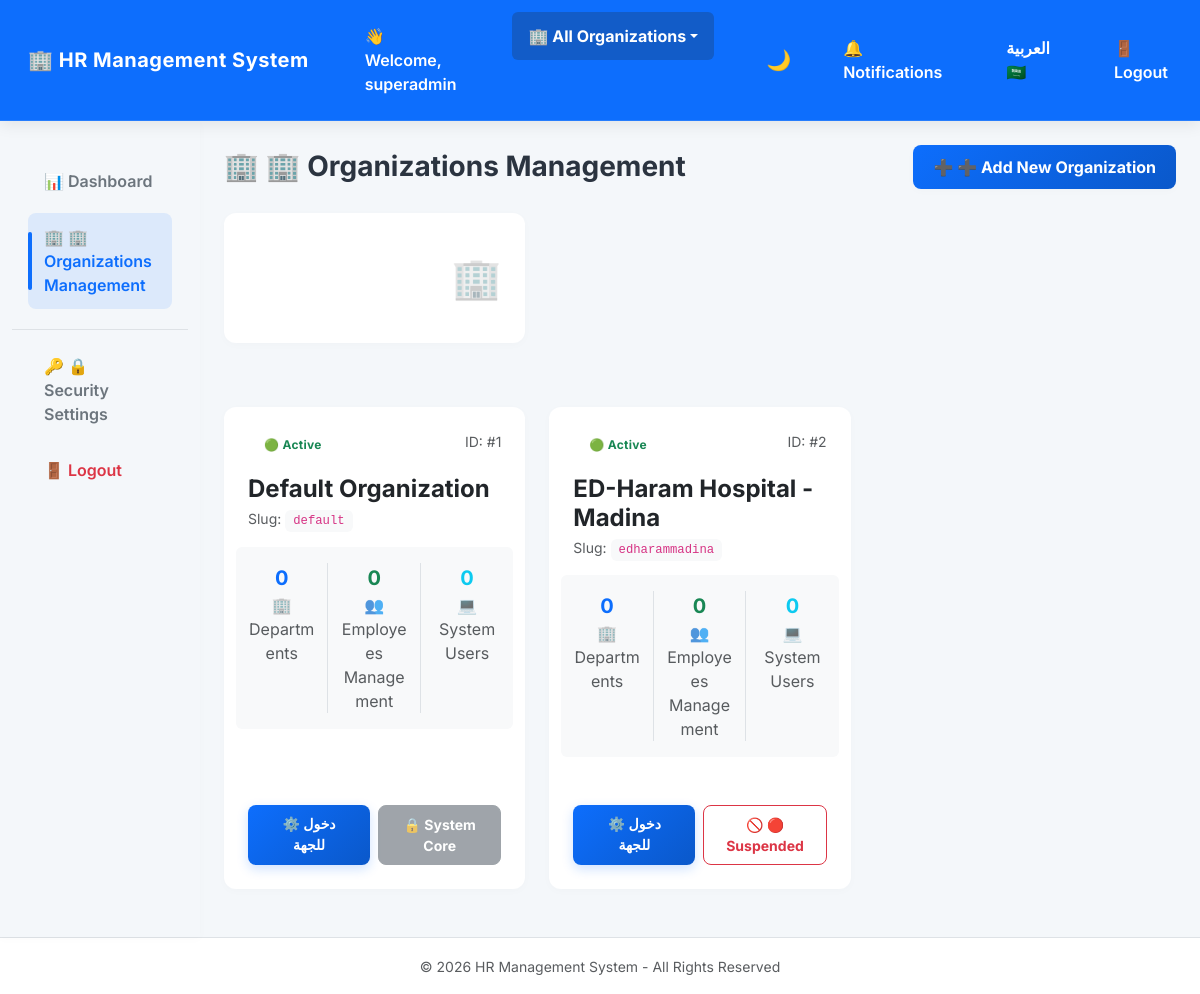
The app's page /admin/organizations.php?lang=en (signed in) with its own data.
### tables this page shows
CREATE TABLE `organizations` (
  `id` int(11) NOT NULL AUTO_INCREMENT,
  `name_ar` varchar(150) NOT NULL,
  `name_en` varchar(150) NOT NULL,
  `slug` varchar(50) NOT NULL,
  `status` enum('active','suspended') DEFAULT 'active',
  `created_at` timestamp NOT NULL DEFAULT current_timestamp(),
  PRIMARY KEY (`id`),
  UNIQUE KEY `name_ar` (`name_ar`),
  UNIQUE KEY `name_en` (`name_en`),
  UNIQUE KEY `slug` (`slug`)
);

### includes/languages.php (called while the page is built, shortened)
<?php
$translations['ar']['prevent_overlapping_leaves'] = 'منع تداخل الإجازات';
$translations['en']['prevent_overlapping_leaves'] = 'Prevent Overlapping Leaves';
$translations['ar']['allow_past_leaves'] = 'السماح بتقديم إجازة بأثر رجعي (تواريخ سابقة)';
$translations['en']['allow_past_leaves'] = 'Allow Retroactive Leaves (Past Dates)';
$translations['ar']['past_leaves_error'] = 'عذراً، غير مسموح بتقديم طلب إجازة في تاريخ قد مضى.';
$translations['en']['past_leaves_error'] = 'Sorry, requesting a leave in the past is not allowed.';
$translations['ar']['leave_controls'] = 'ضوابط وأنظمة الإجازات';
$translations['en']['leave_controls'] = 'Leave Policies & Controls';
$translations['ar']['overlapping_leaves_error'] = 'عذراً، يوجد لديك إجازة سابقة (معلقة أو مقبولة) تتداخل مع هذه التواريخ.';
$translations['en']['overlapping_leaves_error'] = 'Sorry, you have a previous leave (pending or approved) that overlaps with these dates.';
$translations['ar']['security_settings'] = '🔒 إعدادات الأمان';
$translations['en']['security_settings'] = '🔒 Security Settings';
$translations['ar']['2fa_title'] = 'التحقق الثنائي باستخدام تطبيق (2FA)';
$translations['en']['2fa_title'] = 'Two-Factor Authentication (2FA)';
$translations['ar']['2fa_active_title'] = 'ميزة التحقق الثنائي نشطة حالياً لحماية حسابك!';
$translations['en']['2fa_active_title'] = 'Two-Factor Authentication is currently active!';
$translations['ar']['2fa_active_desc'] = 'في كل مرة تقوم فيها بتسجيل الدخول، سيُطلب منك إدخال رمز التحقق المكون من 6 أرقام من تطبيق Authenticator الخاص بك.';
$translations['en']['2fa_active_desc'] = 'Each time you login, you will be required to enter the 6-digit verification code from your Authenticator app.';
$translations['ar']['2fa_disable_title'] = 'تعطيل التحقق الثنائي';
$translations['en']['2fa_disable_title'] = 'Disable Two-Factor Authentication';
$translations['ar']['2fa_disable_desc'] = 'لتعطيل هذه الميزة الأمنية، يرجى إدخال الرمز الحالي من تطبيق التحقق للـتأكيد:';
$translations['en']['2fa_disable_desc'] = 'To disable this security feature, please enter the current code from your Authenticator app to confirm:';
$translations['ar']['2fa_disable_btn'] = '🔴 تعطيل التحقق الثنائي';
$translations['en']['2fa_disable_btn'] = '🔴 Disable Two-Factor Authentication';
$translations['ar']['2fa_setup_title'] = 'إعداد التحقق الثنائي (2FA)';
$translations['en']['2fa_setup_title'] = 'Setup Two-Factor Authentication (2FA)';
$translations['ar']['2fa_setup_desc'] = 'التحقق الثنائي يضيف طبقة أمان إضافية لحسابك. تحتاج لتنزيل تطبيق مثل Google Authenticator أو Authy على هاتفك المحمول أولاً.';
$translations['en']['2fa_setup_desc'] = '2FA adds an extra layer of security. You need to download Google Authenticator or Authy on your mobile phone first.';
$translations['ar']['2fa_step_1'] = '1. امسح الرمز المربع (QR Code)';
$translations['en']['2fa_step_1'] = '1. Scan the QR Code';
$translations['ar']['2fa_step_1_desc'] = 'افتح تطبيق التحقق على هاتفك، واختر "إضافة حساب" ثم قم بمسح الرمز المربع أدناه كاملاً بالعدسة.';
$translations['en']['2fa_step_1_desc'] = 'Open the authenticator app, choose "Add account" and scan the QR code below.';
$translations['ar']['2fa_step_2'] = 'أو أدخل المفتاح السري يدوياً:';
$translations['en']['2fa_step_2'] = 'Or enter the secret key manually:';
$translations['ar']['copy'] = 'نسخ المفتاح';
$translations['en']['copy'] = 'Copy Key';
$translations['ar']['copied'] = 'تم النسخ';
$translations['en']['copied'] = 'Copied';
$translations['ar']['2fa_step_3'] = '2. أدخل رمز التحقق للتأكيد وتفعيل الخدمة';
$translations['en']['2fa_step_3'] = '2. Enter the verification code to activate';
$translations['ar']['2fa_code_label'] = 'رمز التحقق (6 أرقام)';
$translations['en']['2fa_code_label'] = 'Verification Code (6-digits)';
$translations['ar']['2fa_enable_btn'] = '🟢 تفعيل التحقق الثنائي';
$translations['en']['2fa_enable_btn'] = '🟢 Enable Two-Factor Authentication';
$translations['ar']['fill_fields_error'] = 'يرجى ملء جميع الحقول المطلوبة.';
$translations['en']['fill_fields_error'] = 'Please fill all required fields.';
$translations['ar']['2fa_enabled_success'] = '🎉 تم تفعيل ميزة التحقق الثنائي بنجاح وحماية حسابك!';
$translations['en']['2fa_enabled_success'] = '🎉 Two-factor authentication enabled successfully!';
$translations['ar']['2fa_disabled_success'] = '⚠️ تم تعطيل التحقق الثنائي بنجاح. حسابك الآن أقل أماناً.';
$translations['en']['2fa_disabled_success'] = '⚠️ Two-factor authentication disabled successfully.';
$translations['ar']['2fa_invalid_code'] = '❌ الرمز المدخل غير صحيح أو انتهت صلاحيته الزمنيّة، يرجى المحاولة مجدداً.';
$translations['en']['2fa_invalid_code'] = '❌ Invalid verification code, please try again.';
$translations['ar']['super_admin_dashboard'] = '👑 لوحة تحكم المدير العام';
$translations['en']['super_admin_dashboard'] = '👑 Super Admin Dashboard';
$translations['ar']['organizations_mgmt'] = '🏢 إدارة جهات العمل';
$translations['en']['organizations_mgmt'] = '🏢 Organizations Management';
$translations['ar']['add_organization'] = '➕ إضافة جهة عمل جديدة';
$translations['en']['add_organization'] = '➕ Add New Organization';
$translations['ar']['edit_organization'] = '✏️ تعديل جهة العمل';
$translations['en']['edit_organization'] = '✏️ Edit Organization';
$translations['ar']['org_name_ar'] = 'اسم جهة العمل (عربي)';
$translations['en']['org_name_ar'] = 'Organization Name (Arabic)';
$translations['ar']['org_name_en'] = 'اسم جهة العمل (EN)';
$translations['en']['org_name_en'] = 'Organization Name (English)';
$translations['ar']['org_slug'] = 'معرف جهة العمل الفريد (Slug)';
$translations['en']['org_slug'] = 'Organization Slug (Unique Key)';
$translations['ar']['org_manager_username'] = 'اسم مستخدم المدير المشرف';
$translations['en']['org_manager_username'] = 'Supervising Manager Username';
$translations['ar']['org_manager_email'] = 'البريد الإلكتروني للمدير';
$translations['en']['org_manager_email'] = 'Manager Email Address';
$translations['ar']['org_manager_password'] = 'كلمة مرور المدير الأولى';
$translations['en']['org_manager_password'] = 'Initial Manager Password';
$translations['ar']['active'] = '🟢 نشط';
$translations['en']['active'] = '🟢 Active';
$translations['ar']['suspended'] = '🔴 معطل';
$translations['en']['suspended'] = '🔴 Suspended';
$translations['ar']['all_organizations'] = 'جميع جهات العمل';
$translations['en']['all_organizations'] = 'All Organizations';
$translations['ar']['org_count'] = 'عدد جهات العمل';
$translations['en']['org_count'] = 'Organizations Count';
$translations['ar']['organization'] = 'جهة العمل';
$translations['en']['organization'] = 'Organization';
$translations['ar']['switch_org'] = '🔁 تغيير جهة العمل النشطة';
$translations['en']['switch_org'] = '🔁 Switch Active Organization';
$translations['ar']['success_org_created'] = '✅ تم إنشاء جهة العمل وحساب المدير بنجاح!';
$translations['en']['success_org_created'] = '✅ Organization and manager account created successfully!';
$translations['ar']['weekend_settings'] = 'إعدادات عطلات نهاية الأسبوع';
$translations['en']['weekend_settings'] = 'Weekend Settings';
$translations['ar']['weekend_days'] = 'أيام نهاية الأسبوع';
$translations['en']['weekend_days'] = 'Weekend Days';
$translations['ar']['holidays'] = '🏖️ العطلات الرسمية';
$translations['en']['holidays'] = '🏖️ Official Holidays';
$translations['ar']['add_holiday'] = 'إضافة عطلة رسمية';
$translations['en']['add_holiday'] = 'Add Official Holiday';
$translations['ar']['holiday_name'] = 'اسم العطلة';
$translations['en']['holiday_name'] = 'Holiday Name';
$translations['ar']['leave_reports'] = '📊 تقارير وتحليلات الإجازات';
$translations['en']['leave_reports'] = '📊 Leave Reports & Analytics';
return $translations;
?>

### includes/config.php (called while the page is built, shortened)
<?php
require_once 'languages.php';
function h($string) {
    return htmlspecialchars($string, ENT_QUOTES, 'UTF-8');
}
?>

### admin/organizations.php (the view, shortened to what this page needs)
<?php
require_once '../includes/config.php';
$lang = $_SESSION['lang'] ?? 'ar';
$orgs = [];
try {
    $query = "
        SELECT o.*,
            (SELECT COUNT(*) FROM departments WHERE organization_id = o.id) AS dept_count,
            (SELECT COUNT(*) FROM employees WHERE organization_id = o.id) AS emp_count,
            (SELECT COUNT(*) FROM users WHERE organization_id = o.id) AS user_count
        FROM organizations o
        ORDER BY o.id ASC
    ";
    $orgs = $pdo->query($query)->fetchAll();
} catch (Exception $e) {
    $error = __('db_error') . ': ' . $e->getMessage();
}
include '../includes/header.php';
?>
<div class="d-flex justify-content-between align-items-center mb-4">
    <h2 class="h3 mb-0 text-gray-800 fw-bold">🏢 <?php echo __('organizations_mgmt'); ?></h2>
    <button class="btn btn-primary fw-bold shadow-sm" data-bs-toggle="modal" data-bs-target="#addOrgModal">
        ➕ <?php echo __('add_organization'); ?>
    </button>
</div>
<div class="row mb-4">
    <div class="col-md-4 mb-3">
        <div class="card border-0 shadow-sm bg-gradient-primary text-white">
            <div class="card-body p-4">
                <div class="d-flex justify-content-between align-items-center">
                    <div>
                        <h6 class="text-uppercase small mb-2 opacity-75 fw-bold"><?php echo __('org_count'); ?></h6>
                        <h2 class="display-5 fw-bold mb-0"><?php echo count($orgs); ?></h2>
                    </div>
                    <div class="fs-1 opacity-50">🏢</div>
                </div>
            </div>
        </div>
    </div>
</div>
<div class="row">
    <?php if (empty($orgs)): ?>
        <div class="col-12">
            <div class="card border-0 shadow-sm text-center p-5">
                <p class="text-muted fs-5 mb-0"><?php echo __('no_data'); ?></p>
            </div>
        </div>
    <?php else: ?>
        <?php foreach ($orgs as $org): ?>
            <div class="col-md-6 col-lg-4 mb-4">
                <div class="card border-0 shadow-sm h-100 transition-hover">
                    <div class="card-body p-4 d-flex flex-column justify-content-between">
                        <div>
                            <div class="d-flex justify-content-between align-items-start mb-3">
                                <span class="badge py-2 px-3 fw-bold <?php echo $org['status'] === 'active' ? 'bg-success-soft text-success' : 'bg-danger-soft text-danger'; ?>">
                                    <?php echo $org['status'] === 'active' ? __('active') : __('suspended'); ?>
                                </span>
                                <span class="text-muted small">ID: #<?php echo $org['id']; ?></span>
                            </div>
                            <h4 class="fw-bold mb-1"><?php echo $lang === 'en' ? h($org['name_en']) : h($org['name_ar']); ?></h4>
                            <p class="text-muted small mb-3">Slug: <code class="bg-light px-2 py-1 rounded small"><?php echo h($org['slug']); ?></code></p>
                            <div class="row text-center bg-light rounded py-3 mb-4">
                                <div class="col-4 border-end">
                                    <div class="fw-bold fs-5 text-primary"><?php echo $org['dept_count']; ?></div>
                                    <div class="x-small text-muted"><?php echo __('departments'); ?></div>
                                </div>
                                <div class="col-4 border-end">
                                    <div class="fw-bold fs-5 text-success"><?php echo $org['emp_count']; ?></div>
                                    <div class="x-small text-muted"><?php echo __('employees'); ?></div>
                                </div>
                                <div class="col-4">
                                    <div class="fw-bold fs-5 text-info"><?php echo $org['user_count']; ?></div>
                                    <div class="x-small text-muted"><?php echo __('system_users'); ?></div>
                                </div>
                            </div>
                        </div>
                        <div class="d-flex gap-2">
                            <a href="../index.php?switch_org=<?php echo $org['id']; ?>" class="btn btn-primary btn-sm w-100 fw-bold py-2">
                                ⚙️ دخول للجهة
                            </a>
                            <?php if ($org['id'] > 1): ?>
                                <?php if ($org['status'] === 'active'): ?>
                                    <a href="organizations.php?toggle_status=suspended&org_id=<?php echo $org['id']; ?>"
                                       class="btn btn-outline-danger btn-sm w-100 fw-bold py-2"
                                       onclick="return confirm('<?php echo __('confirm_delete'); ?>')">
                                        🚫 <?php echo __('suspended'); ?>
                                    </a>
                                <?php endif; ?>
                            <?php else: ?>
                                <button class="btn btn-secondary btn-sm w-100 fw-bold py-2 disabled" disabled>
                                    🔒 System Core
                                </button>
                            <?php endif; ?>
                        </div>
                    </div>
                </div>
            </div>
        <?php endforeach; ?>
    <?php endif; ?>
</div>
<?php include '../includes/footer.php'; ?>

### assets/css/style.css (style rules this page uses)
:root { --bg-color: #f4f7fa; --card-bg: #ffffff; --text-main: #2b3440; --text-muted: #6c757d; --border-radius: 12px; --card-shadow: 0 4px 20px rgba(0, 0, 0, 0.03); --hover-shadow: 0 10px 30px rgba(0, 0, 0, 0.06); --transition: all 0.3s cubic-bezier(0.25, 0.8, 0.25, 1); }
body { background-color: var(--bg-color); color: var(--text-main); -webkit-font-smoothing: antialiased; }
.card { background: var(--card-bg); border-radius: var(--border-radius); border: none; box-shadow: var(--card-shadow); transition: var(--transition); margin-bottom: 1.5rem; }
.card-body { padding: 24px; }
.btn { border-radius: 8px; font-weight: 600; padding: 10px 20px; transition: var(--transition); }
.btn-primary { background: linear-gradient(135deg, var(--primary-color), #0a58ca) !important; border: none !important; box-shadow: 0 4px 12px rgba(13, 110, 253, 0.2); color: #fff !important; }
.badge { padding: 8px 12px; border-radius: 6px; font-weight: 600; letter-spacing: 0.3px; }
.shadow-sm { box-shadow: 0 2px 10px rgba(0,0,0,0.02) !important; }

### records on screen
organizations: status "🟢 Active", id "1", name_en "Default Organization", slug "default", dept_count "0", emp_count "0", user_count "0", shows "🔒 System Core"
organizations: status "🟢 Active", id "2", name_en "ED-Haram Hospital - Madina", slug "edharammadina", dept_count "0", emp_count "0", user_count "0"

### other values on screen
__('site_name') "🏢 HR Management System"
__('welcome') "👋 Welcome"
$_SESSION['full_name'] "superadmin"
__('all_organizations') "All Organizations"
__('notifications') "🔔 Notifications"
__('language') "العربية 🇸🇦"
__('logout') "🚪 Logout"
__('dashboard') "📊 Dashboard"
__('organizations_mgmt') "🏢 Organizations Management"
__('security_settings') "🔒 Security Settings"
__('add_organization') "➕ Add New Organization"
SITE_NAME "HR Management System"
$footer_text "All Rights Reserved"
